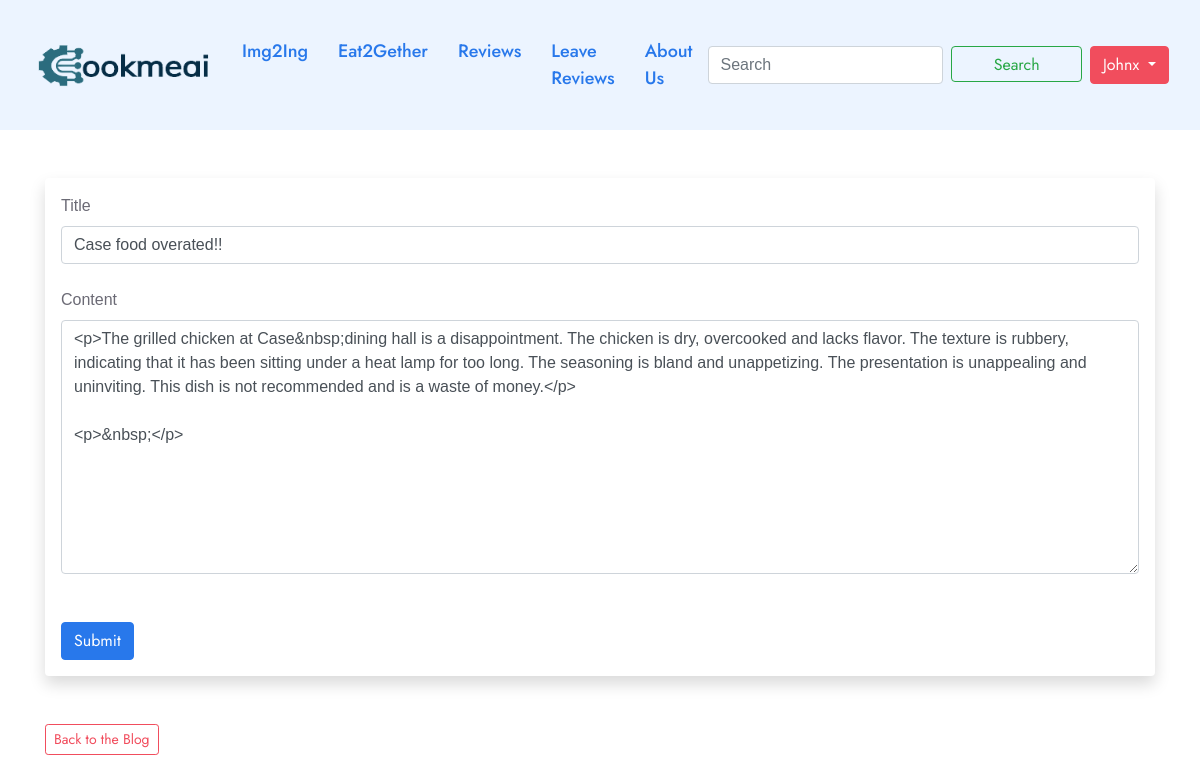
/posts/edit/8 (signed in), run on the app's committed database.
### app.py (models this page shows, shortened)
class Users(db.Model, UserMixin):
    id = db.Column(db.Integer, primary_key=True)
    username = db.Column(db.String(20), nullable=False, unique = True)
    name = db.Column(db.String(200), nullable=False)
    email = db.Column(db.String(120), nullable=False, unique=True)
    about_author = db.Column(db.Text(500), nullable = True)
    profile_pic = db.Column(db.String(), nullable = True)
    date_added = db.Column(db.DateTime, default=datetime.utcnow)
    password_hash = db.Column(db.String(128))
    posts = db.relationship('Posts', backref='poster')
    @property
    def password(self):
        raise AttributeError('password is not a readable attribute!')

class Posts(db.Model):
    id = db.Column(db.Integer, primary_key=True)
    title = db.Column(db.String(255))
    content = db.Column(db.Text())
    date_posted = db.Column(db.DateTime, default=datetime.utcnow)
    slug = db.Column(db.String(255))
    poster_id = db.Column(db.Integer, db.ForeignKey('users.id'))

### app.py (the view, shortened to what this page needs)
@app.route('/posts/edit/<int:id>', methods=['GET', 'POST'])
@login_required
def edit_post(id):
    post = Posts.query.get_or_404(id)
    form = PostForm()
    if current_user.id == post.poster_id:
        form.title.data = post.title
        form.slug.data = post.slug
        form.content.data = post.content
        return render_template('edit_post.html', form=form)
    else:
        flash("You aren't authorized to edit the post")
        posts = Posts.query.order_by(Posts.date_posted)
        return render_template('posts.html', posts=posts)

### forms.py
class PostForm(FlaskForm):
    title = StringField('Title', validators=[DataRequired()])
    content = CKEditorField('Content', validators=[DataRequired()], widget=TextArea())
    slug = StringField("Slug", validators=[DataRequired()], default='')
    submit = SubmitField('Submit')

class SearchForm(FlaskForm):
    searched = StringField('Searched', validators=[DataRequired()])
    submit = SubmitField()

### app.py (called while the page is built)
@login_manager.user_loader
def load_user(user_id):
    return Users.query.get(int(user_id))

@app.context_processor
def base():
    form = SearchForm()
    return dict(form = form)

### templates/edit_post.html (shortened to what this page needs)
{% extends 'base.html' %}
{% block content %}
<br><br>
<div class="shadow p-3 mb-5 bg-body rounded">
    <form action="" method="POST">
        {{ form.title.label(class = 'form-label') }}
        {{ form.title(class='form-control') }}
        <br>
        {{ form.content.label(class = 'form-label') }}
        {{ form.content(class='form-control', rows = '10') }}
        <br>
        <br>
        {{ form.submit(class='btn btn-primary') }}
    </form>
</div>
<a href="{{ url_for('posts') }}" class="btn btn-outline-secondary btn-sm">Back to the Blog</a>
{% endblock %}

### templates/navbar.html (shortened to what this page needs)
<nav class="navbar navbar-expand-lg navbar-light bg-light">
    <div class="container-fluid">
        <a class="navbar-brand" href="{{ url_for('index') }}"><img src="{{ url_for('static', filename='images/logo/cookmeai.png') }}" style="width: 180px"></a>
        <div class="collapse navbar-collapse" id="navbarSupportedContent">
            <ul class="navbar-nav me-auto mb-2 mb-lg-0">
                <li class="nav-item">
                    <a class="nav-link active" aria-current="page" href="{{ url_for('home') }}">Img2Ing</a>
                </li>
                <li class="nav-item">
                    <a class="nav-link active" aria-current="page" href="{{ url_for('eat2gether') }}">Eat2Gether</a>
                </li>
                <li class="nav-item">
                    <a class="nav-link active" aria-current="page" href="{{ url_for('posts') }}">Reviews</a>
                </li>
                <li class="nav-item">
                    <a class="nav-link active" aria-current="page" href="{{ url_for('add_post') }}">Leave Reviews</a>
                </li>
                <li class="nav-item">
                    <a class="nav-link active" aria-current="page" href="{{ url_for('aboutus') }}">About Us</a>
                </li>
            </ul>
            <form class="d-flex" method="POST" action="{{ url_for('search') }}">
                <input class="form-control me-2" type="search" placeholder="Search" aria-label="Search" name="searched">
                <button class="btn btn-outline-success" type="submit" style="height:36px;width:200px">Search</button>
            </form>
            <div class="dropdown">
                {% if current_user.is_authenticated %}
                <button class="btn btn-secondary dropdown-toggle" type="button" id="dropdownMenuButton1"
                    data-bs-toggle="dropdown" aria-expanded="false" style="margin-left:8px">
                    {{ current_user.username }}
                </button>
                {% endif %}
            </div>
        </div>
    </div>
</nav>

### data on the page
Users: username "Johnx"
Posts: title "Case food overated!!", content "<p>The grilled chicken at Case&nbsp;dining hall is a disappointment. The chicken is dry, overcooked and lacks flavor. The texture is rubbery, indicating that it has been sitting under a heat lamp for too long. The seasoning is bland and unappetizing. The presentation is unappealing and uninviting. This dish is not recommended and is a waste of money.</p> <p>&nbsp;</p>"
